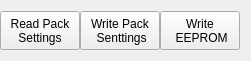
    <widget class="QWidget" name="layoutWidget">
     <property name="geometry">
      <rect>
       <x>500</x>
       <y>650</y>
       <width>251</width>
       <height>61</height>
      </rect>
     </property>
     <layout class="QHBoxLayout" name="horizontalLayout" stretch="0,0,0">
      <property name="spacing">
       <number>0</number>
      </property>
      <property name="sizeConstraint">
       <enum>QLayout::SetMinAndMaxSize</enum>
      </property>
      <property name="leftMargin">
       <number>0</number>
      </property>
      <item>
       <widget class="QPushButton" name="readPackButton">
        <property name="enabled">
         <bool>true</bool>
        </property>
        <property name="sizePolicy">
         <sizepolicy hsizetype="Fixed" vsizetype="Expanding">
          <horstretch>9</horstretch>
          <verstretch>0</verstretch>
         </sizepolicy>
        </property>
        <property name="layoutDirection">
         <enum>Qt::LeftToRight</enum>
        </property>
        <property name="autoFillBackground">
         <bool>false</bool>
        </property>
        <property name="text">
         <string>Read Pack 
 Settings </string>
        </property>
       </widget>
      </item>
      <item>
       <widget class="QPushButton" name="pushButton_2">
        <property name="sizePolicy">
         <sizepolicy hsizetype="Minimum" vsizetype="Expanding">
          <horstretch>0</horstretch>
          <verstretch>0</verstretch>
         </sizepolicy>
        </property>
        <property name="font">
         <font>
          <kerning>true</kerning>
         </font>
        </property>
        <property name="autoFillBackground">
         <bool>false</bool>
        </property>
        <property name="text">
         <string>Write Pack 
 Senttings</string>
        </property>
        <property name="checkable">
         <bool>false</bool>
        </property>
       </widget>
      </item>
      <item>
       <widget class="QPushButton" name="writeEepromButton">
        <property name="sizePolicy">
         <sizepolicy hsizetype="Minimum" vsizetype="Expanding">
          <horstretch>0</horstretch>
          <verstretch>0</verstretch>
         </sizepolicy>
        </property>
        <property name="text">
         <string>Write 
 EEPROM</string>
        </property>
        <property name="iconSize">
         <size>
          <width>16</width>
          <height>16</height>
         </size>
        </property>
       </widget>
      </item>
     </layout>
    </widget>
